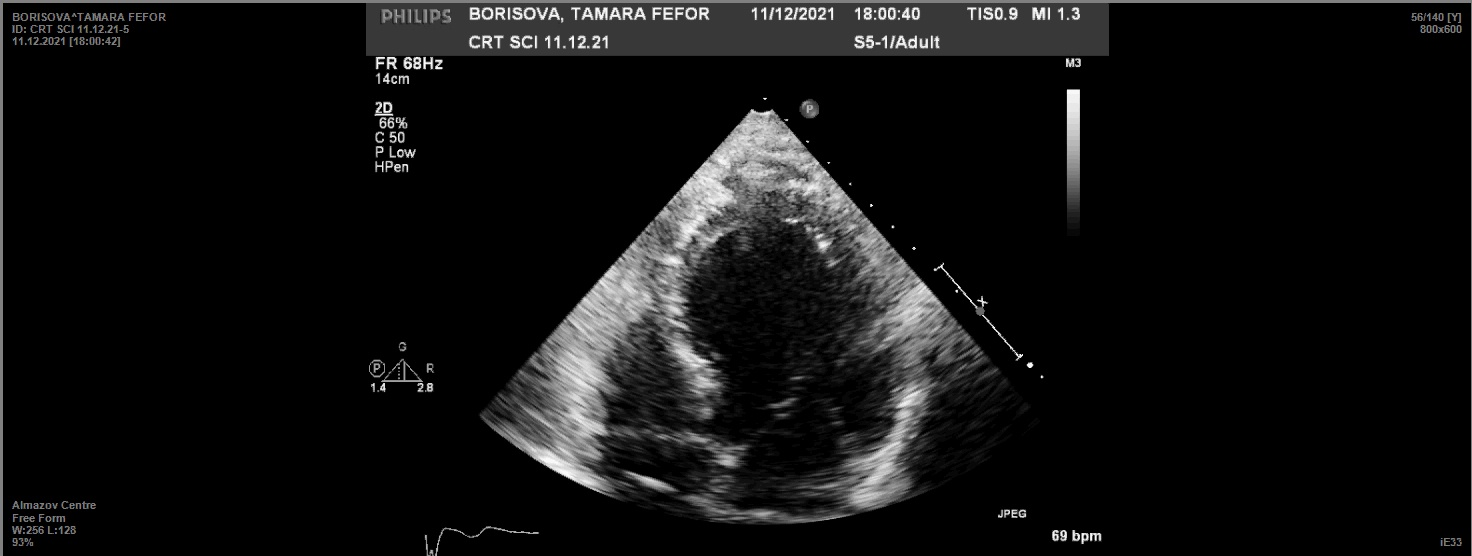
#> input picture neir2/images/55.jpeg, 1472 x 556 px
$ python -i lv.py   (imports and definitions only)
#> lines starting #> are read from the running program, lines starting #| are printed output that depends on the picture; after the words box and inside, x2 and y2 are one past the last pixel; in counts of white or black regions, pixels touching at a corner belong together
#> further down, picture is the input picture: shape (556, 1472, 3); mean B, G, R 17.7, 17.7, 17.7
import numpy as np
import cv2
from scipy import interpolate
import matplotlib.pyplot as plt


# [432 lines left out: functions cart2pol, pol2cart, sort2d, get_contour_points, mean_vector, variance_contour and 7 more, not called in this run]

def get_segment_image(image):
    # Функция написана под изображения с круговым сегментом в центре
    # На выходе контур сегмента и изображение
    # Бинаризация изображения
    image = preproccesing_image(image)
    image = cv2.cvtColor(image, cv2.COLOR_BGR2GRAY)
    image[np.where(image > 0)] = 255
    image = cv2.morphologyEx(image, cv2.MORPH_CLOSE, cv2.getStructuringElement(cv2.MORPH_ELLIPSE,(5,5)))
    #ret,image = cv2.threshold(image,1,255,cv2.THRESH_BINARY)
    segm = image.copy()
    h, w = image.shape[:2]
    mask = np.zeros((h+2, w+2), np.uint8)
    cv2.floodFill(segm, mask, (h//2,w//2),0)
    cv2.floodFill(segm, mask, (h//3,w//2),0)
    cv2.floodFill(segm, mask, (3*h//4,w//2),0)

    image = cv2.bitwise_xor(image, segm)
    segm = cv2.bitwise_not(image)
    mask = np.zeros((h+2, w+2), np.uint8)
    cv2.floodFill(segm, mask, (0,0), 0)
    image += segm

    return image

# [67 lines left out: functions get_segment_contour, get_adjust_area_image, not called in this run]

def preproccesing_image(image):
    # Убираем зеленые кардиограммы, так как они могут мешать при обработке кадров
    hsv = cv2.cvtColor(image, cv2.COLOR_BGR2HSV)
#> hsv: shape (556, 1472, 3); mean H, S, V 1.2, 3.1, 17.7
    # Определим диапазон зеленого цвета в HSV
    lower_green = np.array([58,0,0])
    upper_green = np.array([62,255,255])

    hsv = cv2.inRange(hsv, lower_green, upper_green)
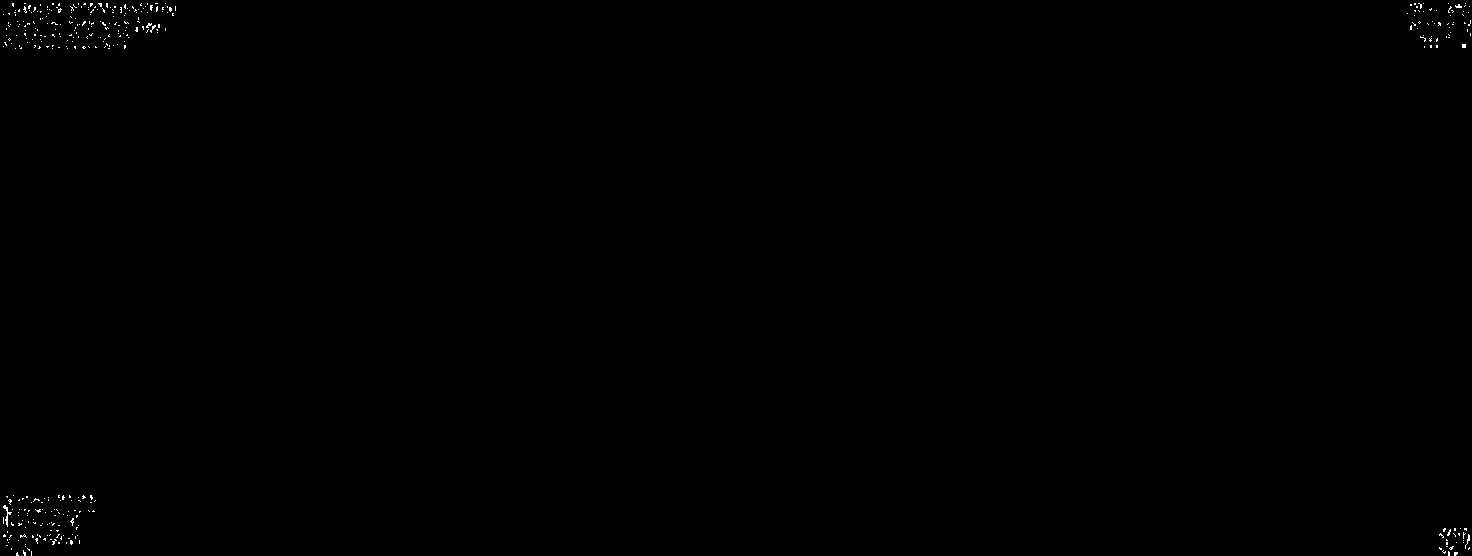
#> hsv: shape (556, 1472); 0.17% white in thin lines or dots
    image[np.where(hsv > 0)] = 0
#> image: shape (556, 1472, 3); 0.17% of pixels changed, all inside (x1, y1, x2, y2) = (3, 3, 1471, 556)

    # Убираем желтые надписи, которые соприкасаются с круговым сегментов на кадрах старого УЗИ-сканера
    hsv = cv2.cvtColor(image, cv2.COLOR_BGR2HSV)
#> hsv: shape (556, 1472, 3); mean H, S, V 1.1, 2.6, 17.7
    # Определим диапазон желтого цвета в HSV
    lower_yellow = np.array([29,0,0])
    upper_yellow = np.array([31,255,255])

    hsv = cv2.inRange(hsv, lower_yellow, upper_yellow)
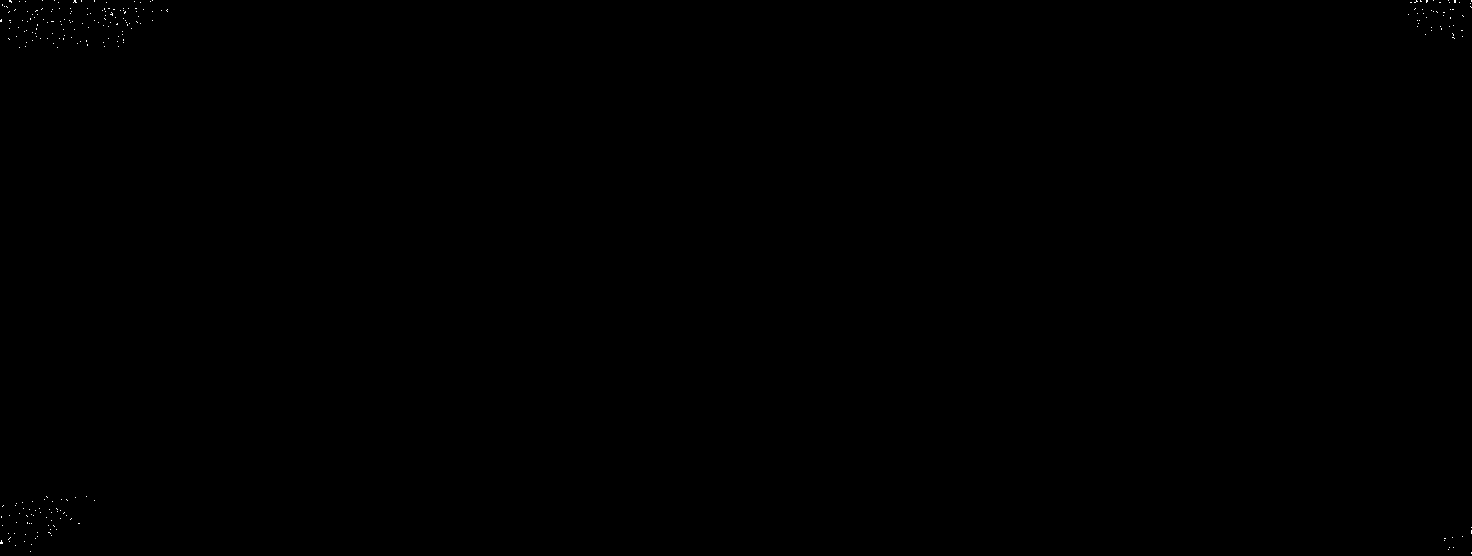
#> hsv: shape (556, 1472); 0.04% white in thin lines or dots
    image[np.where(hsv > 0)] = 0
#> image: shape (556, 1472, 3); mean B, G, R 17.7, 17.7, 17.7

    # Убираем бирюзовую кардиограмму, которая соприкасается с круговым сегментов на кадрах старого УЗИ-сканера
    hsv = cv2.cvtColor(image, cv2.COLOR_BGR2HSV)
#> hsv: shape (556, 1472, 3); mean H, S, V 1.1, 2.6, 17.7
    # Определим диапазон желтого цвета в HSV
    lower_yellow = np.array([86,0,0])
    upper_yellow = np.array([88,255,255])

    hsv = cv2.inRange(hsv, lower_yellow, upper_yellow)
#> hsv: shape (556, 1472); 0% white in thin lines or dots
    image[np.where(hsv > 0)] = 0
#> image: shape (556, 1472, 3); mean B, G, R 17.7, 17.7, 17.7

    return image

def smoothing_area(im_area):
    x, y = get_contour_points(area2cont(im_area))
    return cont2area(interp_contour_points(x, y, im_area))

>>> import cv2
>>> picture = cv2.imread('images/55.jpeg')
>>> result = get_segment_image(picture)
#> in get_segment_image, `image[np.where(image > 0)] = 255`:
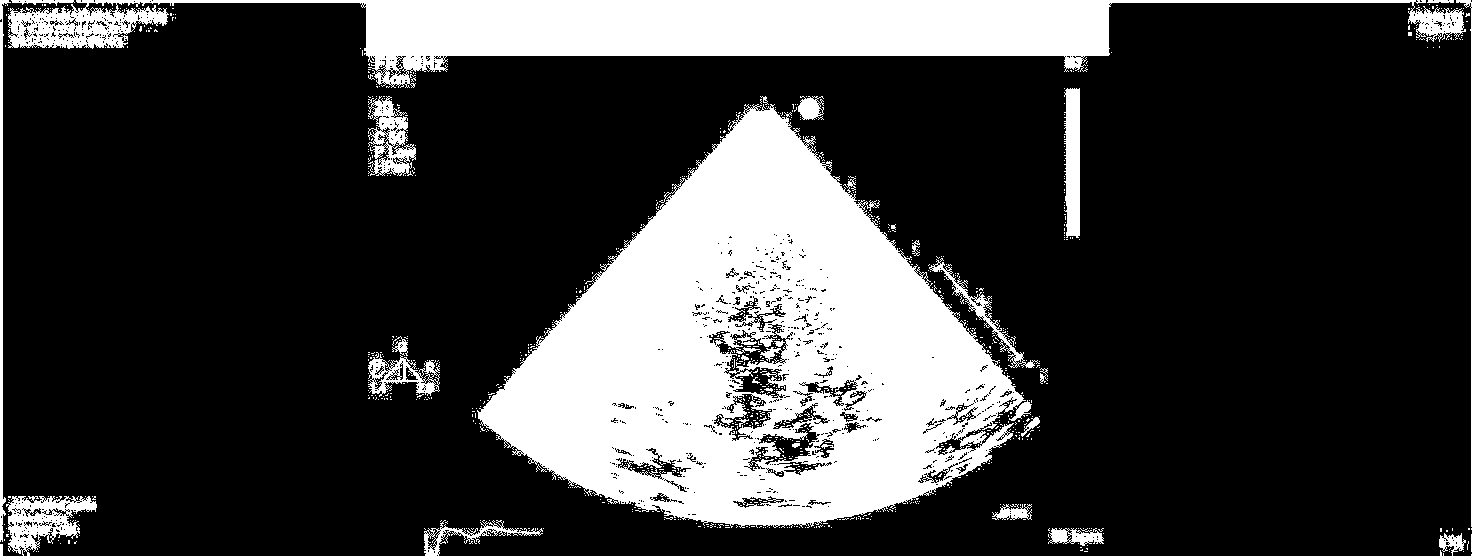
#> image: shape (556, 1472); 23.3% white; 877 white regions (846 under 20 px), largest, box (x1, y1, x2, y2) and area: (477, 104, 1032, 528) 122810, (8, 0, 1466, 88) 50480, (6, 496, 97, 556) 2708
#> in get_segment_image, `image = cv2.morphologyEx(image, cv2.MORPH_CLOSE, cv2.getStructuringEle..`:
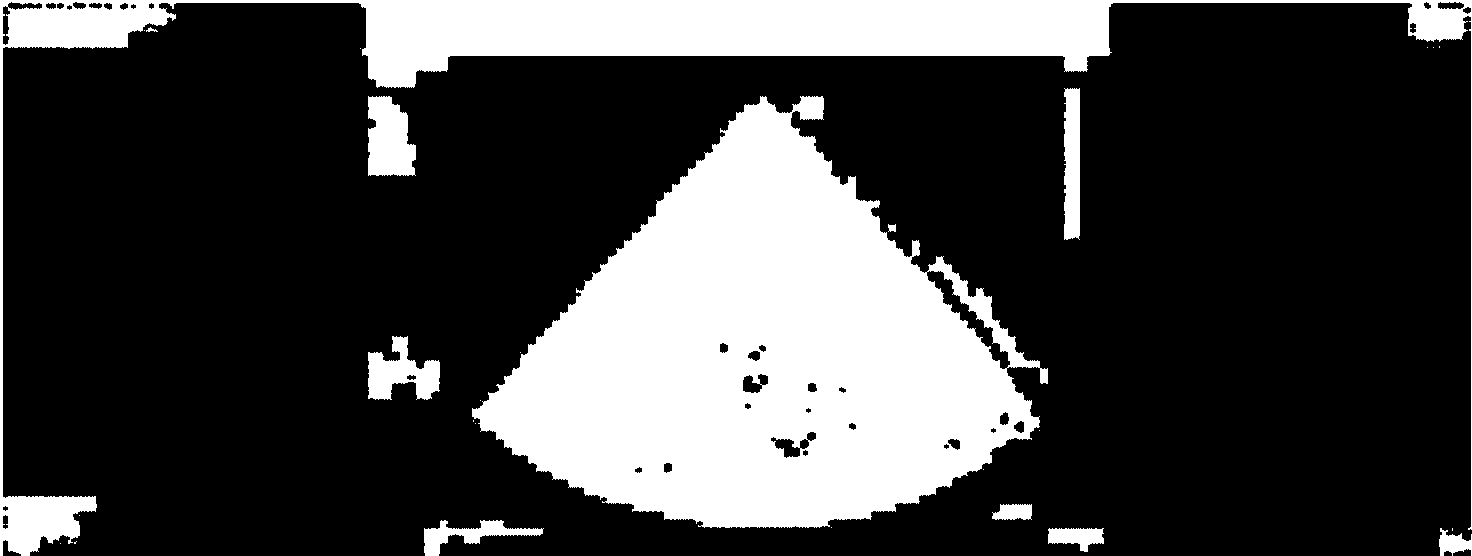
#> image: shape (556, 1472); 25.8% white; 27 white regions (16 under 20 px), largest, box (x1, y1, x2, y2) and area: (472, 96, 1048, 528) 139873, (0, 0, 1472, 556) 59891, (368, 96, 416, 176) 3076
#> (the run stopped early here; a loop or call above may not have finished)
